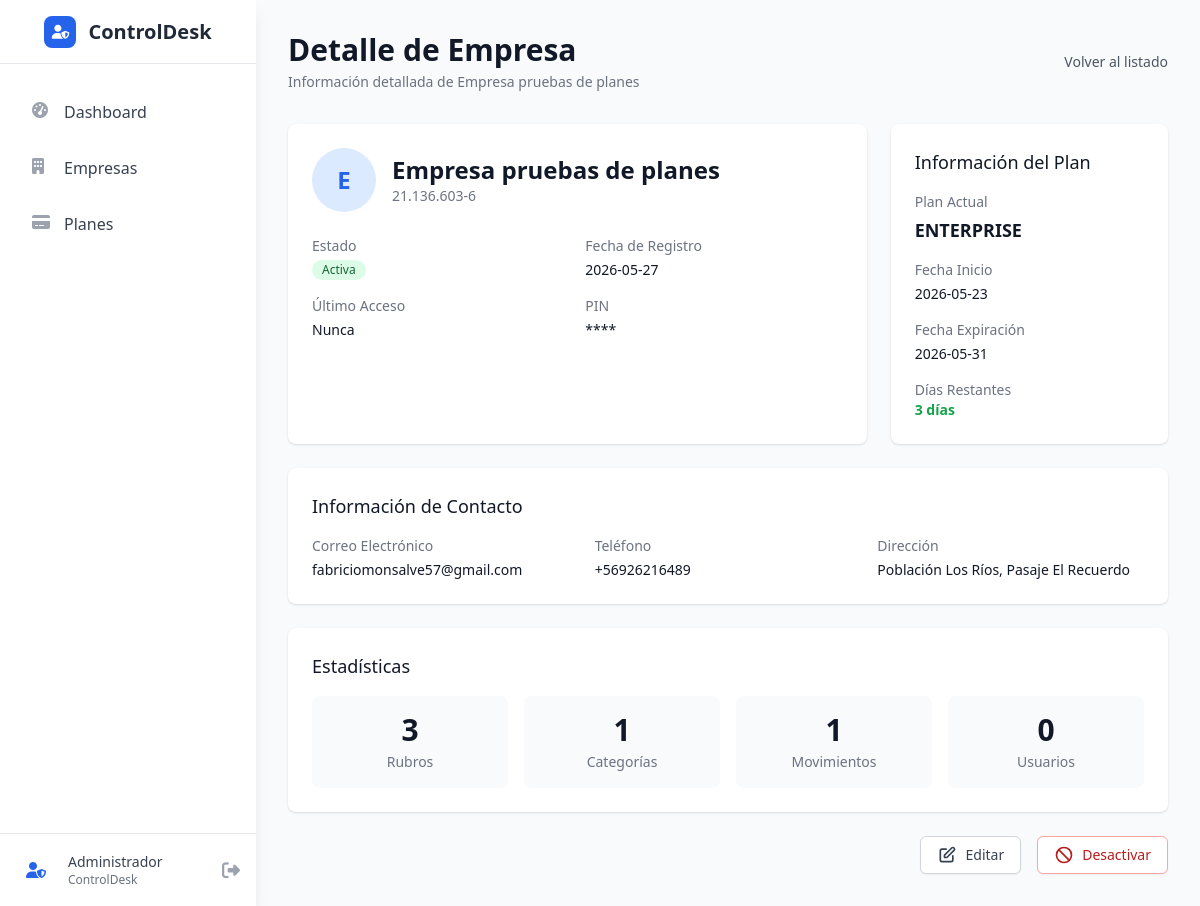
The page /admin/empresas/2 (signed in) on the database its author committed.
### app/models/empresa.py (models this page shows, shortened)
class Empresa(db.Model):
    __tablename__ = 'empresas'
    id = db.Column(db.Integer, primary_key=True)
    nombre = db.Column(db.String(100), nullable=False, unique=True)
    pin_hash = db.Column(db.String(255), nullable=False)
    estado = db.Column(db.String(20), nullable=False, default='activa')
    fecha_creacion = db.Column(db.DateTime, nullable=False, default=datetime.utcnow)
    rut_empresa = db.Column(db.String(20), nullable=True)
    correo = db.Column(db.String(120), nullable=True)
    telefono = db.Column(db.String(20), nullable=True)
    direccion = db.Column(db.String(200), nullable=True)
    ultimo_acceso = db.Column(db.DateTime, nullable=True)
    plan_id = db.Column(db.Integer, db.ForeignKey('planes.id'), nullable=True)
    fecha_inicio_plan = db.Column(db.DateTime, nullable=True)
    fecha_expiracion_plan = db.Column(db.DateTime, nullable=True)
    rubros = db.relationship('Rubro', backref='empresa', lazy=True, cascade='all, delete-orphan')
    movimientos = db.relationship('Movimiento', backref='empresa', lazy=True, cascade='all, delete-orphan')
    categorias = db.relationship('Categoria', backref='empresa', lazy=True, cascade='all, delete-orphan')
    users = db.relationship('User', backref='empresa', lazy=True)
    def to_dict(self):
        return {
            'id': self.id,
            'nombre': self.nombre,
            'estado': self.estado,
            'rut_empresa': self.rut_empresa,
            'correo': self.correo,
            'telefono': self.telefono,
            'direccion': self.direccion,
            'fecha_creacion': self.fecha_creacion.isoformat() if self.fecha_creacion else None,
            'ultimo_acceso': self.ultimo_acceso.isoformat() if self.ultimo_acceso else None,
            'plan_id': self.plan_id,
            'fecha_inicio_plan': self.fecha_inicio_plan.isoformat() if self.fecha_inicio_plan else None,
            'fecha_expiracion_plan': self.fecha_expiracion_plan.isoformat() if self.fecha_expiracion_plan else None,
            'plan': self.plan.to_dict() if self.plan else None
        }

### app/models/plan.py (models this page shows, shortened)
class Plan(db.Model):
    __tablename__ = 'planes'
    id = db.Column(db.Integer, primary_key=True)
    nombre = db.Column(db.String(50), unique=True, nullable=False)  # FREE, BASIC, PRO, ENTERPRISE
    descripcion = db.Column(db.String(200), nullable=True)
    precio_mensual = db.Column(db.Float, default=0.0)
    activo = db.Column(db.Boolean, default=True)
    max_rubros = db.Column(db.Integer, default=3)  # Límite de rubros
    max_categorias = db.Column(db.Integer, default=10)  # Límite de categorías
    max_usuarios = db.Column(db.Integer, default=1)  # Límite de usuarios
    max_movimientos_mensuales = db.Column(db.Integer, default=100)  # Límite de movimientos mensuales
    acceso_reportes_avanzados = db.Column(db.Boolean, default=False)  # Acceso a reportes avanzados
    acceso_export_pdf = db.Column(db.Boolean, default=False)  # Acceso a exportar PDF
    fecha_creacion = db.Column(db.DateTime, nullable=False, default=datetime.utcnow)
    empresas = db.relationship('Empresa', backref='plan', lazy=True)
    def to_dict(self):
        return {
            'id': self.id,
            'nombre': self.nombre,
            'descripcion': self.descripcion,
            'precio_mensual': self.precio_mensual,
            'activo': self.activo,
            'max_rubros': self.max_rubros,
            'max_categorias': self.max_categorias,
            'max_usuarios': self.max_usuarios,
            'max_movimientos_mensuales': self.max_movimientos_mensuales,
            'acceso_reportes_avanzados': self.acceso_reportes_avanzados,
            'acceso_export_pdf': self.acceso_export_pdf,
            'fecha_creacion': self.fecha_creacion.isoformat() if self.fecha_creacion else None
        }

### app/routes/admin.py (the view)
@admin_bp.route('/empresas/<int:empresa_id>')
@admin_required
def empresas_detalle(empresa_id):
    empresa = AdminService.get_empresa_detalle(empresa_id)
    if not empresa:
        flash('Empresa no encontrada', 'error')
        return redirect(url_for('admin.empresas_list'))
    return render_template('admin/empresas_detalle.html', empresa=empresa)

### app/models/user.py (called while the page is built)
    def is_admin(self):
        return self.role == 'ADMIN'

### app/templates/admin/empresas_detalle.html (shortened to what this page needs)
{% extends "base_admin.html" %}
{% block content %}
<div class="p-6 sm:p-8">
    <div class="flex justify-between items-center mb-8">
        <div>
            <h1 class="text-3xl font-bold text-gray-900">Detalle de Empresa</h1>
            <p class="mt-1 text-sm text-gray-500">Información detallada de {{ empresa.nombre }}</p>
        </div>
        <a href="{{ url_for('admin.empresas_list') }}" class="text-gray-600 hover:text-gray-900 text-sm">
            Volver al listado
        </a>
    </div>
        <div class="grid grid-cols-1 lg:grid-cols-3 gap-6 mb-6">
            <div class="lg:col-span-2 bg-white rounded-lg shadow p-6">
                <div class="flex items-center mb-6">
                    <div class="flex-shrink-0 h-16 w-16 bg-blue-100 rounded-full flex items-center justify-center">
                        <span class="text-blue-600 font-bold text-2xl">{{ empresa.nombre[0]|upper }}</span>
                    </div>
                    <div class="ml-4">
                        <h2 class="text-2xl font-bold text-gray-900">{{ empresa.nombre }}</h2>
                        <p class="text-sm text-gray-500">{{ empresa.rut_empresa or 'Sin RUT' }}</p>
                    </div>
                </div>
                <div class="grid grid-cols-2 gap-4">
                    <div>
                        <p class="text-sm font-medium text-gray-500">Estado</p>
                        <span class="inline-flex items-center px-2.5 py-0.5 rounded-full text-xs font-medium mt-1 {% if empresa.estado == 'activa' %}bg-green-100 text-green-800{% else %}bg-red-100 text-red-800{% endif %}">
                            {{ empresa.estado|capitalize }}
                        </span>
                    </div>
                    <div>
                        <p class="text-sm font-medium text-gray-500">Fecha de Registro</p>
                        <p class="text-sm text-gray-900 mt-1">{{ empresa.fecha_creacion.split('T')[0] if empresa.fecha_creacion else '-' }}</p>
                    </div>
                    <div>
                        <p class="text-sm font-medium text-gray-500">Último Acceso</p>
                        <p class="text-sm text-gray-900 mt-1">{{ empresa.ultimo_acceso.split('T')[0] if empresa.ultimo_acceso else 'Nunca' }}</p>
                    </div>
                    <div>
                        <p class="text-sm font-medium text-gray-500">PIN</p>
                        <p class="text-sm text-gray-900 mt-1">****</p>
                    </div>
                </div>
            </div>
            <div class="bg-white rounded-lg shadow p-6">
                <h3 class="text-lg font-medium text-gray-900 mb-4">Información del Plan</h3>
                <div class="space-y-4">
                    <div>
                        <p class="text-sm font-medium text-gray-500">Plan Actual</p>
                        <p class="text-lg font-semibold text-gray-900 mt-1">{{ empresa.plan_nombre or 'Sin plan' }}</p>
                    </div>
                    <div>
                        <p class="text-sm font-medium text-gray-500">Fecha Inicio</p>
                        <p class="text-sm text-gray-900 mt-1">{{ empresa.fecha_inicio_plan.split('T')[0] if empresa.fecha_inicio_plan else '-' }}</p>
                    </div>
                    <div>
                        <p class="text-sm font-medium text-gray-500">Fecha Expiración</p>
                        <p class="text-sm text-gray-900 mt-1">
                            {{ empresa.fecha_expiracion_plan.split('T')[0] if empresa.fecha_expiracion_plan else '-' }}
                        </p>
                    </div>
                    {% if empresa.fecha_expiracion_plan %}
                    <div>
                        <p class="text-sm font-medium text-gray-500">Días Restantes</p>
                        <p class="text-sm text-gray-900">
                            {% if empresa.esta_vencido %}
                                <span class="text-red-600 font-semibold">Vencido ({{ empresa.dias_restantes|abs }} días)</span>
                            {% else %}
                                <span class="text-green-600 font-semibold">{{ empresa.dias_restantes }} días</span>
                            {% endif %}
                        </p>
                    </div>
                    {% endif %}
                </div>
            </div>
        </div>
        <div class="bg-white rounded-lg shadow p-6 mb-6">
            <h3 class="text-lg font-medium text-gray-900 mb-4">Información de Contacto</h3>
            <div class="grid grid-cols-1 md:grid-cols-3 gap-4">
                <div>
                    <p class="text-sm font-medium text-gray-500">Correo Electrónico</p>
                    <p class="text-sm text-gray-900 mt-1">{{ empresa.correo or '-' }}</p>
                </div>
                <div>
                    <p class="text-sm font-medium text-gray-500">Teléfono</p>
                    <p class="text-sm text-gray-900 mt-1">{{ empresa.telefono or '-' }}</p>
                </div>
                <div>
                    <p class="text-sm font-medium text-gray-500">Dirección</p>
                    <p class="text-sm text-gray-900 mt-1">{{ empresa.direccion or '-' }}</p>
                </div>
            </div>
        </div>
        <div class="bg-white rounded-lg shadow p-6 mb-6">
            <h3 class="text-lg font-medium text-gray-900 mb-4">Estadísticas</h3>
            <div class="grid grid-cols-2 md:grid-cols-4 gap-4">
                <div class="text-center p-4 bg-gray-50 rounded-lg">
                    <p class="text-3xl font-bold text-gray-900">{{ empresa.estadisticas.rubros_count if empresa.estadisticas else 0 }}</p>
                    <p class="text-sm text-gray-500 mt-1">Rubros</p>
                </div>
                <div class="text-center p-4 bg-gray-50 rounded-lg">
                    <p class="text-3xl font-bold text-gray-900">{{ empresa.estadisticas.categorias_count if empresa.estadisticas else 0 }}</p>
                    <p class="text-sm text-gray-500 mt-1">Categorías</p>
                </div>
                <div class="text-center p-4 bg-gray-50 rounded-lg">
                    <p class="text-3xl font-bold text-gray-900">{{ empresa.estadisticas.movimientos_total if empresa.estadisticas else 0 }}</p>
                    <p class="text-sm text-gray-500 mt-1">Movimientos</p>
                </div>
                <div class="text-center p-4 bg-gray-50 rounded-lg">
                    <p class="text-3xl font-bold text-gray-900">{{ empresa.estadisticas.users_count if empresa.estadisticas else 0 }}</p>
                    <p class="text-sm text-gray-500 mt-1">Usuarios</p>
                </div>
            </div>
        </div>
        <div class="flex justify-end space-x-4">
            <a href="{{ url_for('admin.empresas_edit', empresa_id=empresa.id) }}" class="inline-flex items-center px-4 py-2 border border-gray-300 rounded-md shadow-sm text-sm font-medium text-gray-700 bg-white hover:bg-gray-50">
                <svg class="h-5 w-5 mr-2" fill="none" stroke="currentColor" viewBox="0 0 24 24">
                    <path stroke-linecap="round" stroke-linejoin="round" stroke-width="2" d="M11 5H6a2 2 0 00-2 2v11a2 2 0 002 2h11a2 2 0 002-2v-5m-1.414-9.414a2 2 0 112.828 2.828L11.828 15H9v-2.828l8.586-8.586z"></path>
                </svg>
                Editar
            </a>
            {% if empresa.estado == 'activa' %}
            <form action="{{ url_for('admin.empresas_desactivar', empresa_id=empresa.id) }}" method="POST" class="inline" onsubmit="return confirm('¿Está seguro de desactivar esta empresa?')">
                <button type="submit" class="inline-flex items-center px-4 py-2 border border-red-300 rounded-md shadow-sm text-sm font-medium text-red-700 bg-white hover:bg-red-50">
                    <svg class="h-5 w-5 mr-2" fill="none" stroke="currentColor" viewBox="0 0 24 24">
                        <path stroke-linecap="round" stroke-linejoin="round" stroke-width="2" d="M18.364 18.364A9 9 0 005.636 5.636m12.728 12.728A9 9 0 015.636 5.636m12.728 12.728L5.636 5.636"></path>
                    </svg>
                    Desactivar
                </button>
            </form>
            {% endif %}
        </div>
    </div>
</div>
{% endblock %}

### rows shown on the page
Empresa: nombre "Empresa pruebas de planes", nombre "E", rut_empresa "21.136.603-6", estado "Activa", correo "fabriciomonsalve57@gmail.com", telefono "+56926216489", direccion "Población Los Ríos, Pasaje El Recuerdo"
Plan: nombre "ENTERPRISE"

### other values the page prints
{{ empresa.dias_restantes }} "3"
{{ empresa.estadisticas.rubros_count if empresa.estadisticas else 0 }} "3"
{{ empresa.estadisticas.categorias_count if empresa.estadisticas else 0 }} "1"
{{ empresa.estadisticas.movimientos_total if empresa.estadisticas else 0 }} "1"
{{ empresa.estadisticas.users_count if empresa.estadisticas else 0 }} "0"
